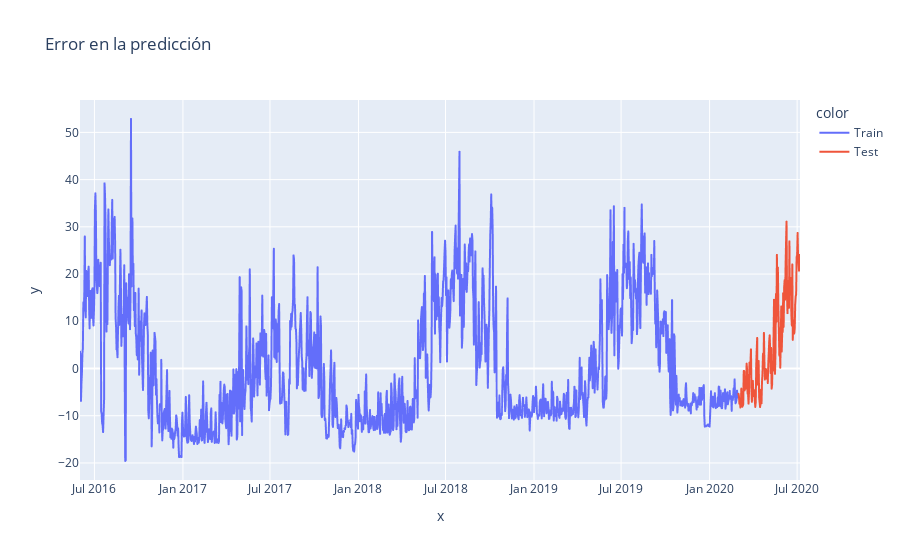

This figure's notebook cell:
### Markdown cell above
**3. Gráfico del error**

### Code cell
# Cálculo de errores en las etapas de entrenamiento y testeo
error_train = y_train - train_pred
error_test = y_test - test_pred
error = pd.concat([error_train, error_test])

# Gráfica con los errores
fig = px.line(x = df_homero.date, y=error, title='Error en la predicción', color = df_homero.set)
fig.show()

### Figure 1 — Plotly figure (JSON) as saved in the notebook; plotly's stock layout.template omitted (floating-point values rounded to 4 significant figures; data arrays with more than 128 entries replaced by an {"elided": "..."} marker saying what was removed)
{"data": [{"hovertemplate": "color=Train<br>x=%{x}<br>y=%{y}<extra></extra>", "legendgroup": "Train", "line": {"color": "#636efa", "dash": "solid"}, "marker": {"symbol": "circle"}, "mode": "lines", "name": "Train", "showlegend": true, "type": "scattergl", "x": {"elided": "1369 str values"}, "xaxis": "x", "y": {"elided": "1369 float values"}, "yaxis": "y"}, {"hovertemplate": "color=Test<br>x=%{x}<br>y=%{y}<extra></extra>", "legendgroup": "Test", "line": {"color": "#EF553B", "dash": "solid"}, "marker": {"symbol": "circle"}, "mode": "lines", "name": "Test", "showlegend": true, "type": "scattergl", "x": {"elided": "129 str values"}, "xaxis": "x", "y": {"elided": "129 float values"}, "yaxis": "y"}], "layout": {"legend": {"title": {"text": "color"}, "tracegroupgap": 0}, "title": {"text": "Error en la predicción"}, "xaxis": {"anchor": "y", "domain": [0, 1], "title": {"text": "x"}}, "yaxis": {"anchor": "x", "domain": [0, 1], "title": {"text": "y"}}}}
